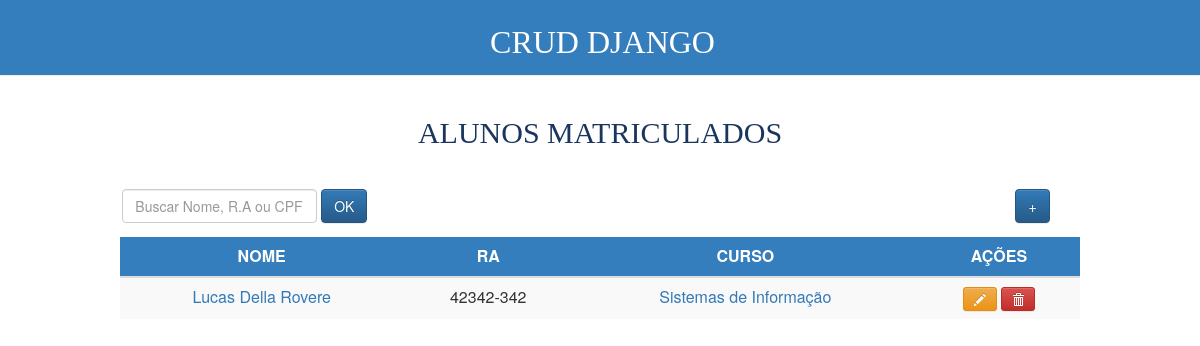
Page /listarMatriculados/ on the committed database.
### matriculas/models.py (models this page shows, shortened)
class Matricula(models.Model):
    nome = models.CharField(max_length=100)
    cpf = cpffield.CPFField('CPF', max_length=14, unique=True)
    ra = models.CharField('RA', unique=True, max_length=9)
    curso = models.ForeignKey(Curso, on_delete=models.CASCADE, default=None)
    dt_criacao = models.DateTimeField(auto_now_add=True)
    observacoes = models.TextField('Observações', null=True, blank=True)

class Curso(models.Model):
    descricao = models.CharField(max_length=100)
    materias = models.ManyToManyField(Materia)

### matriculas/views.py (the view)
# urls.py: path('listarMatriculados/', listarMatriculados, name='url_lista'),
def listarMatriculados(request):
    data = {}
    matriculas = Matricula.objects.all()
    page = request.GET.get('page')
    matriculasPaginadas = []
    search = request.GET.get('search')
    if search:
        matriculasFiltradas = Matricula.objects.filter(nome__icontains=search) | \
                              Matricula.objects.filter(ra__icontains=search) | \
                              Matricula.objects.filter(cpf__icontains=search)
        if len(matriculasFiltradas):
            paginator = Paginator(matriculasFiltradas, 6)
            matriculasPaginadas = paginator.get_page(page)
        else:
            paginator = Paginator(matriculas, 6)
            matriculasPaginadas = paginator.get_page(page)
    else:
        paginator = Paginator(matriculas, 6)
        matriculasPaginadas = paginator.get_page(page)
    data['matriculas'] = matriculasPaginadas
    return render(request, 'matriculas/listarMatriculados.html', data)

### matriculas/templates/matriculas/listarMatriculados.html (shortened to what this page needs)
{% load static %}
<html>
<head>
    <link rel="stylesheet" href="//maxcdn.bootstrapcdn.com/bootstrap/3.2.0/css/bootstrap.min.css">
    <link rel="stylesheet" href="//maxcdn.bootstrapcdn.com/bootstrap/3.2.0/css/bootstrap-theme.min.css">
    <link rel="stylesheet" href="{% static 'css/crud.css' %}">
</head>
<body>
<div class="page-header" style="background-color: #357ebd">
    <h1>CRUD DJANGO</h1>
</div>
<h2 style="color: #1B365D; margin-top: 4rem;">ALUNOS MATRICULADOS</h2>
{% if matriculas|length > 0 or matriculasPaginadas|length > 0  %}
<div style="margin-top: 4rem;">
    <div class="col-sm-4">
        <form action="." method="GET" class="form-inline">
            <input type="text" id="search" name="search" class="form-control" placeholder="Buscar Nome, R.A ou CPF" style="margin-left: 29%;">
            <input type="submit" class="btn btn-primary"  value="OK">
        </form>
    </div>
    <span class="pull-right" >
      <a href="{% url 'url_cadastro' %}">
        <button type="button" class="btn btn-primary" style="margin-left: -440%">
           +
        </button>
      </a>
    </span>
</div>
<div>
    <table class="table table-striped table-hover" style="width: 80%; " align="center">
        <thead style="background-color: #357ebd; ">
        <tr>
            <th style="text-align: center; color: white">NOME</th>
            <th style="text-align: center; color: white">RA</th>
            <th style="text-align: center; color: white">CURSO</th>
            <th style="text-align: center; color: white">AÇÕES</th>
        </tr>
        </thead>
        <tbody>
        {% for m in matriculas %}
        <tr>
            <td style="text-align: center;"><a href="{% url 'url_aluno' m.cpf%}">{{ m.nome | title | truncatechars:22 }}</a></td>
            <td style="text-align: center;">{{ m.ra }}</td>
            <td style="text-align: center;"><a href="{% url 'url_curso' m.id %}">{{ m.curso.descricao }}</a></td>
            <td style="text-align: center;">
                <a type="button" class="btn btn-warning btn-sm" href="{% url 'url_editar' m.id%}"><span
                        class="glyphicon glyphicon-pencil"></span></a>
                <a type="button" class="btn btn-danger btn-sm" id='linkButton'
                   href="{% url 'url_deletar' m.id%}"
                   onclick="return confirm('Você tem certeza que deseja excluir esse registro?')"><span
                        class="glyphicon glyphicon-trash"></span></a>
            </td>
        </tr>
        {% endfor %}
        </tbody>
    </table>
    <div  align="center" style="top: 75%; height: 1%;">
    </div>
{% else %}
    <p style="margin-top: 8rem; width: 80%;" align="center" class="alert alert-danger">Sem itens na lista.</p>
    <div style="position: relative; margin-top: 4rem" align="center">
        <a class="btn btn-primary" href="{% url 'url_cadastro' %}">Nova Matrícula</a>
    </div>
{% endif %}
</div>
</body>
</html>
<link href="https://cdnjs.cloudflare.com/ajax/libs/toastr.js/2.0.1/css/toastr.css" rel="stylesheet"/>

### matriculas/static/css/crud.css (style rules this page uses)
h1, h2 { text-align: center; color: white; font-family: 'Permanent Marker', cursive; }
.page-header { background-color: #357ebd; margin-top: 0; padding: 5px 5px 5px 10px; }
.page-header h1, .page-header h1 a, .page-header h1 a:visited, .page-header h1 a:active { color: #ffffff; font-size: 24pt; text-decoration: none; }
h1, h2, h3, h4 { font-family: 'Lobster', cursive; }

### rows in the picture
Matricula: nome "Lucas Della Rovere", ra "42342-342", curso.descricao "Sistemas de Informação"
